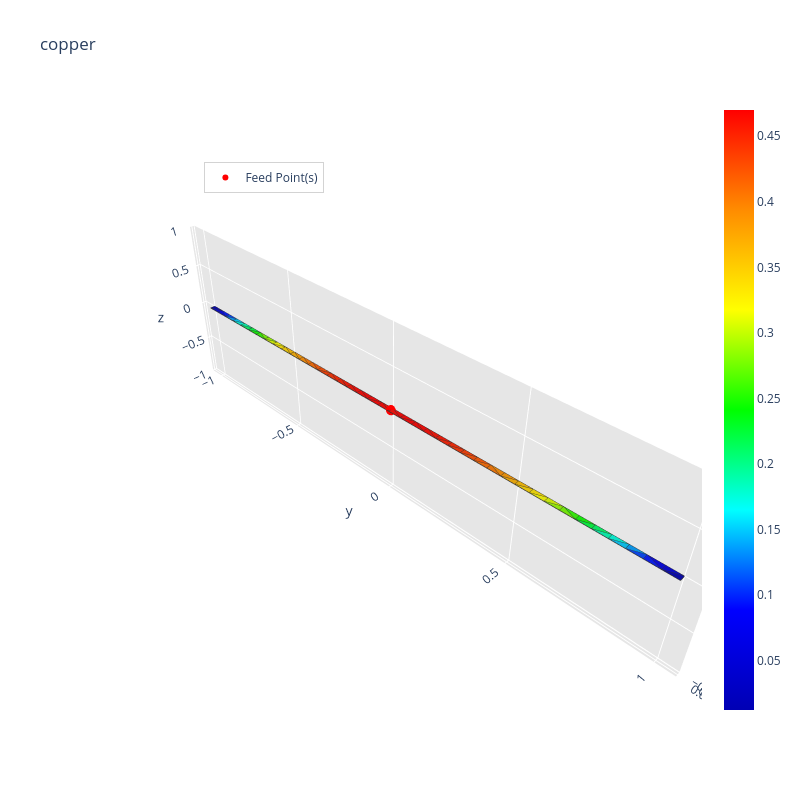

This figure's notebook cell:
### Code cell
_ = radiation_algorithm(path, frequency, feed_point, excitation_unit_vector='y', gap_width=1.1*initial_mesh_size, lossy_conductor=True, conductivity_conductor=sigma)

### Figure 1 — Plotly figure (JSON) as saved in the notebook; plotly's stock layout.template omitted (floating-point values rounded to 4 significant figures; data arrays with more than 128 entries replaced by an {"elided": "..."} marker saying what was removed)
{"data": [{"facecolor": ["rgb(0, 0, 180)", "rgb(0, 0, 217)", "rgb(0, 0, 180)", "rgb(0, 0, 217)", "rgb(0, 0, 232)", "rgb(0, 159, 255)", "rgb(0, 68, 255)", "rgb(0, 22, 255)", "rgb(0, 255, 223)", "rgb(0, 203, 255)", "rgb(0, 255, 101)", "rgb(0, 255, 181)", "rgb(13, 255, 0)", "rgb(0, 255, 62)", "rgb(50, 255, 0)", "rgb(221, 255, 0)", "rgb(155, 255, 0)", "rgb(121, 255, 0)", "rgb(255, 228, 0)", "rgb(253, 255, 0)", "rgb(255, 215, 0)", "rgb(255, 178, 0)", "rgb(255, 190, 0)", "rgb(255, 144, 0)", "rgb(255, 155, 0)", "rgb(255, 109, 0)", "rgb(255, 121, 0)", "rgb(255, 60, 0)", "rgb(255, 78, 0)", "rgb(255, 88, 0)", "rgb(255, 51, 0)", "rgb(255, 30, 0)", "rgb(255, 37, 0)", "rgb(255, 15, 0)", "rgb(255, 19, 0)", "rgb(255, 4, 0)", "rgb(255, 7, 0)", "rgb(255, 1, 0)", "rgb(255, 0, 0)", "rgb(255, 1, 0)", "rgb(255, 3, 0)", "rgb(255, 8, 0)", "rgb(255, 8, 0)", "rgb(255, 0, 0)", "rgb(255, 1, 0)", "rgb(255, 3, 0)", "rgb(255, 1, 0)", "rgb(255, 7, 0)", "rgb(255, 4, 0)", "rgb(255, 30, 0)", "rgb(255, 19, 0)", "rgb(255, 15, 0)", "rgb(255, 51, 0)", "rgb(255, 37, 0)", "rgb(255, 78, 0)", "rgb(255, 60, 0)", "rgb(255, 109, 0)", "rgb(255, 88, 0)", "rgb(255, 121, 0)", "rgb(255, 178, 0)", "rgb(255, 155, 0)", "rgb(255, 144, 0)", "rgb(255, 215, 0)", "rgb(255, 190, 0)", "rgb(253, 255, 0)", "rgb(255, 228, 0)", "rgb(155, 255, 0)", "rgb(221, 255, 0)", "rgb(121, 255, 0)", "rgb(0, 255, 62)", "rgb(13, 255, 0)", "rgb(50, 255, 0)", "rgb(0, 255, 181)", "rgb(0, 255, 101)", "rgb(0, 203, 255)", "rgb(0, 255, 223)", "rgb(0, 68, 255)", "rgb(0, 159, 255)", "rgb(0, 22, 255)", "rgb(0, 0, 232)"], "i": [0, 1, 2, 3, 4, 5, 80, 81, 6, 79, 7, 78, 8, 77, 9, 10, 75, 76, 11, 74, 73, 72, 73, 71, 72, 70, 71, 68, 69, 70, 68, 67, 68, 66, 67, 65, 66, 63, 64, 65, 63, 62, 63, 60, 61, 62, 60, 59, 60, 28, 57, 27, 29, 56, 30, 55, 31, 54, 32, 33, 52, 53, 34, 51, 35, 50, 36, 49, 37, 38, 47, 48, 39, 46, 40, 45, 41, 44, 42, 43], "j": [1, 4, 3, 43, 5, 6, 5, 5, 7, 6, 8, 7, 9, 8, 10, 11, 10, 10, 12, 11, 12, 13, 13, 14, 14, 15, 15, 16, 16, 16, 17, 18, 18, 19, 19, 20, 20, 21, 21, 21, 22, 23, 23, 24, 24, 24, 25, 26, 26, 57, 58, 58, 56, 57, 55, 56, 54, 55, 54, 52, 53, 54, 51, 52, 50, 51, 49, 50, 49, 47, 48, 49, 46, 47, 45, 46, 44, 45, 44, 44], "k": [81, 81, 42, 42, 81, 79, 79, 80, 78, 78, 77, 77, 76, 76, 76, 74, 74, 75, 73, 73, 13, 14, 72, 15, 71, 16, 70, 17, 68, 69, 18, 19, 67, 20, 66, 21, 65, 22, 63, 64, 23, 24, 62, 25, 60, 61, 26, 27, 59, 27, 27, 59, 28, 28, 29, 29, 30, 30, 31, 32, 32, 32, 33, 33, 34, 34, 35, 35, 36, 37, 37, 37, 38, 38, 39, 39, 40, 40, 41, 42], "name": "", "type": "mesh3d", "x": [-0.01, 0.01, 0.01, -0.01, 0.01, 0.01, 0.01, 0.01, 0.01, 0.01, 0.01, 0.01, 0.01, 0.01, 0.01, 0.01, 0.01, 0.01, 0.01, 0.01, 0.01, 0.01, 0.01, 0.01, 0.01, 0.01, 0.01, 0.01, 0.01, 0.01, 0.01, 0.01, 0.01, 0.01, 0.01, 0.01, 0.01, 0.01, 0.01, 0.01, 0.01, 0.01, 0.01, -0.01, -0.01, -0.01, -0.01, -0.01, -0.01, -0.01, -0.01, -0.01, -0.01, -0.01, -0.01, -0.01, -0.01, -0.01, -0.01, -0.01, -0.01, -0.01, -0.01, -0.01, -0.01, -0.01, -0.01, -0.01, -0.01, -0.01, -0.01, -0.01, -0.01, -0.01, -0.01, -0.01, -0.01, -0.01, -0.01, -0.01, -0.01, -0.01], "y": [-1.0, -1.0, 1.0, 1.0, -0.95, -0.9, -0.85, -0.8, -0.75, -0.7, -0.65, -0.6, -0.55, -0.5, -0.45, -0.4, -0.35, -0.3, -0.25, -0.2, -0.15, -0.1, -0.05, 0.0, 0.05, 0.1, 0.15, 0.2, 0.25, 0.3, 0.35, 0.4, 0.45, 0.5, 0.55, 0.6, 0.65, 0.7, 0.75, 0.8, 0.85, 0.9, 0.95, 0.95, 0.9, 0.85, 0.8, 0.75, 0.7, 0.65, 0.6, 0.55, 0.5, 0.45, 0.4, 0.35, 0.3, 0.25, 0.2, 0.15, 0.1, 0.05, 0.0, -0.05, -0.1, -0.15, -0.2, -0.25, -0.3, -0.35, -0.4, -0.45, -0.5, -0.55, -0.6, -0.65, -0.7, -0.75, -0.8, -0.85, -0.9, -0.95], "z": [0.0, 0.0, 0.0, 0.0, 0.0, 0.0, 0.0, 0.0, 0.0, 0.0, 0.0, 0.0, 0.0, 0.0, 0.0, 0.0, 0.0, 0.0, 0.0, 0.0, 0.0, 0.0, 0.0, 0.0, 0.0, 0.0, 0.0, 0.0, 0.0, 0.0, 0.0, 0.0, 0.0, 0.0, 0.0, 0.0, 0.0, 0.0, 0.0, 0.0, 0.0, 0.0, 0.0, 0.0, 0.0, 0.0, 0.0, 0.0, 0.0, 0.0, 0.0, 0.0, 0.0, 0.0, 0.0, 0.0, 0.0, 0.0, 0.0, 0.0, 0.0, 0.0, 0.0, 0.0, 0.0, 0.0, 0.0, 0.0, 0.0, 0.0, 0.0, 0.0, 0.0, 0.0, 0.0, 0.0, 0.0, 0.0, 0.0, 0.0, 0.0, 0.0]}, {"line": {"color": "rgb(50, 50, 50)", "width": 1.5}, "mode": "lines", "showlegend": false, "type": "scatter3d", "x": {"elided": "400 float values"}, "y": {"elided": "400 float values"}, "z": {"elided": "400 int values"}}, {"hoverinfo": "none", "marker": {"color": [0.01231, 0.47], "colorscale": [[0, "rgb(0, 0, 180)"], [0.1667, "rgb(0, 0, 255)"], [0.3333, "rgb(0, 255, 255)"], [0.5, "rgb(0, 255, 0)"], [0.6667, "rgb(255, 255, 0)"], [0.8333, "rgb(255, 140, 0)"], [1, "rgb(255, 0, 0)"]], "showscale": true, "size": 0.1}, "mode": "markers", "showlegend": false, "type": "scatter3d", "x": [-0.01], "y": [-1.0], "z": [0.0]}, {"marker": {"color": "red", "size": 6, "symbol": "circle"}, "mode": "markers+text", "name": "Feed Point(s)", "type": "scatter3d", "x": [0], "y": [0], "z": [0]}], "layout": {"height": 800, "legend": {"bgcolor": "rgba(255,255,255,0.7)", "bordercolor": "lightgray", "borderwidth": 1, "x": 0.2, "xanchor": "left", "y": 0.9, "yanchor": "top"}, "scene": {"aspectratio": {"x": 0.01, "y": 1, "z": 0.3}, "camera": {"eye": {"x": 0.65, "y": 0.65, "z": 0.65}}, "xaxis": {"backgroundcolor": "rgb(230, 230, 230)", "gridcolor": "rgb(255, 255, 255)", "showbackground": true, "zerolinecolor": "rgb(255, 255, 255)"}, "yaxis": {"backgroundcolor": "rgb(230, 230, 230)", "gridcolor": "rgb(255, 255, 255)", "showbackground": true, "zerolinecolor": "rgb(255, 255, 255)"}, "zaxis": {"backgroundcolor": "rgb(230, 230, 230)", "gridcolor": "rgb(255, 255, 255)", "showbackground": true, "zerolinecolor": "rgb(255, 255, 255)"}}, "title": {"text": "copper"}, "width": 800}}
